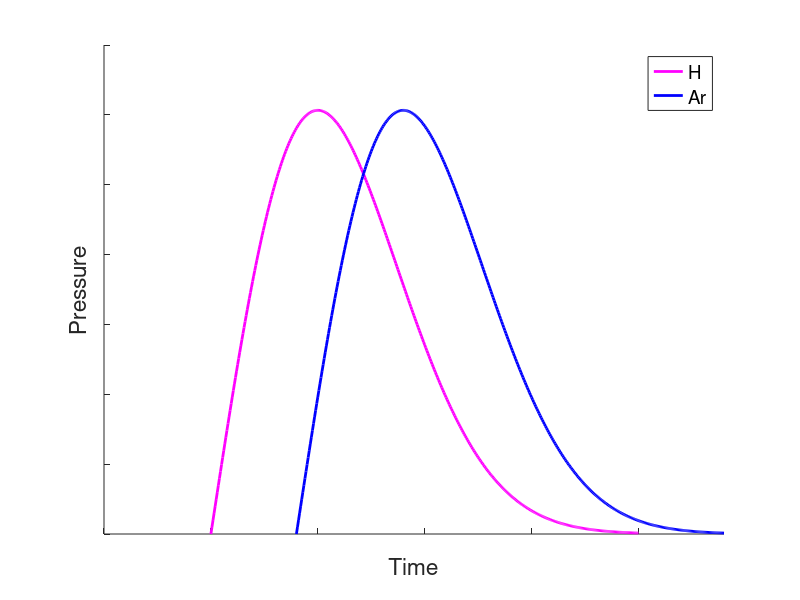

This chart was generated by the following MATLAB code:
% gas puff volume and pressure estimation


% half-cylinder gas puff volume
R = 3/100; %m cylinder radius
L = 20/100; %m electrode length plus a little more
V = 0.5*pi*R^2*L; % estimate volume of gas cloud

fprintf('Half-clinder volume is %4.1f cm^3\n',V*1e6)

% Pressure after puff near electrodes
r_pipe = 0.4e-3; % m, gas line radius
R = 8.314; % J/mol K
P_line = 660e3; % Pa
t_puff = 750e-6; % s, (aka 'On' time)
T = 295; % Room temperature (in KELVINS)

M = 40; % molecular mass (u) dpends on gas
gamma = 5/3; % adiabatic constant, 5/3 for Argon, 7/5 for Hydrogen

v_sound = sqrt(gamma.*R*T/M);
P = (P_line .* v_sound .* t_puff .* pi.* r_pipe.^2)./V;
fprintf('Electrode gas pressure is %4.4f Pa\n',P)

% calculate pd for paschen curve
d = 5.4; % electrode spacing (cm)
pd = P/133.322 .* d % Torr cm

%%

x = [0:0.01:4];
p = raylpdf(x,1);
figure;
hold on
plot(x+1,p,'m-','LineWidth',2)
plot(x+1.8,p,'b','LineWidth',2)
set(gca,'XTickLabel',[]);
set(gca,'YTickLabel',[]);
xlim([0 inf])
xlabel('Time')
ylabel('Pressure')
set(gca,'Fontsize',15);
legend('H','Ar')


